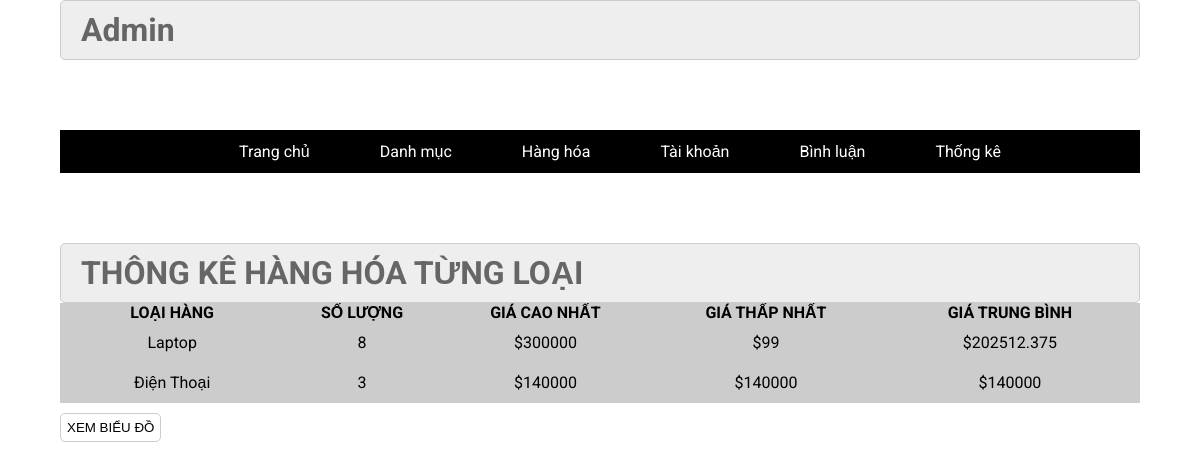
Before: /admin/index.php?act=thong_ke with the older database file.
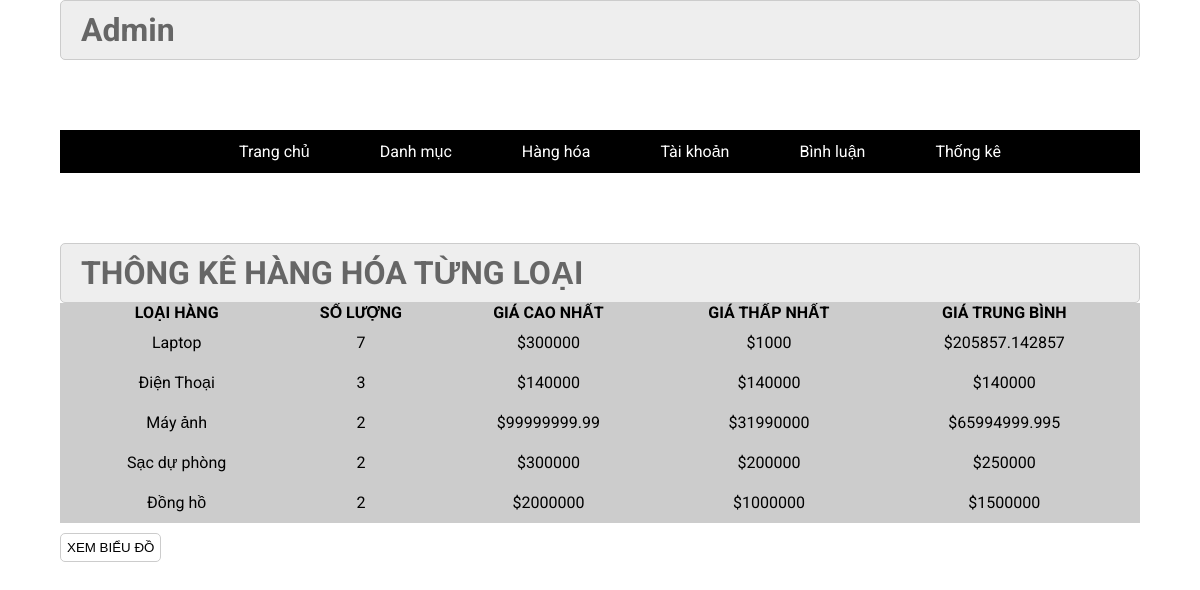
After: the same page with the newer database file.
### tables this page shows
CREATE TABLE `danhmuc` (
  `id` int(11) NOT NULL,
  `name` varchar(255) NOT NULL
);

### model/pdo.php (called while the page is built, shortened)
<?php
function pdo_get_connection(){
    $servername = "localhost";
    $username = "root";
    $password = "";
    try {
        $conn = new PDO("mysql:host=$servername;dbname=duanmau", $username, $password);
        $conn->setAttribute(PDO::ATTR_ERRMODE, PDO::ERRMODE_EXCEPTION);
        return $conn;
    } catch(PDOException $e) {
        echo "Connection failed: " . $e->getMessage();
    }
}
function pdo_query($sql){
    $sql_args=array_slice(func_get_args(),1);
    try{
        $conn=pdo_get_connection();
        $stmt=$conn->prepare($sql);
        $stmt->execute($sql_args);
        $rows=$stmt->fetchAll();
        return $rows;
    }
    catch(PDOException $e){
        throw $e;
    }
    finally{
        unset($conn);
    }
}
?>

### model/thong_ke.php (called while the page is built)
<?php
function thong_ke_hanghoa_theo_loai(){
    $sql="SELECT danhmuc.id, danhmuc.name,
    COUNT(*) so_luong,
    MIN(sanpham.price) gia_min,
    MAX(sanpham.price) gia_max,
    AVG(sanpham.price) gia_avg
    FROM sanpham JOIN danhmuc
    ON sanpham.iddm=danhmuc.id
    GROUP by danhmuc.id, danhmuc.name";
    $kq=pdo_query($sql);
    return $kq;
}

### admin/thongkehanghoa/thong_ke.php (the view, shortened to what this page needs)
<div class="row2">
    <div class="row2 font_title">
        <h1>THÔNG KÊ HÀNG HÓA TỪNG LOẠI</h1>
    </div>
    <div class="row2 form_content ">
        <form action="#" method="POST">
            <div class="row2 mb10 formds_loai">
                <table>
                    <tr>
                        <th>LOẠI HÀNG</th>
                        <th>SỐ LƯỢNG</th>
                        <th>GIÁ CAO NHẤT</th>
                        <th>GIÁ THẤP NHẤT</th>
                        <th>GIÁ TRUNG BÌNH</th>
                    </tr>
                    <?php foreach ($thongke_hanghoa_theo_loai as $values) : extract($values)?>
                        <tr>
                            <td><?= $name ?></td>
                            <td><?= $so_luong ?></td>
                            <td>$<?= $gia_max ?></td>
                            <td>$<?= $gia_min ?></td>
                            <td>$<?= $gia_avg ?></td>
                        </tr>
                    <?php endforeach ?>
                </table>
            </div>
            <div class="row mb10 ">
                <a href="index.php?act=bieu_do_hang_hoa"> <input class="mr20" type="button" value="XEM BIỂU ĐỒ"></a>
            </div>
        </form>
    </div>
</div>

Changed rows visible on the page:
computed for danhmuc "Laptop": so_luong "8" → "7"; gia_min "99" → "1000"; gia_avg "202512.375" → "205857.142857"
added danhmuc: name "Máy ảnh", so_luong "2", gia_max "99999999.99", gia_min "31990000", gia_avg "65994999.995"
added danhmuc: name "Sạc dự phòng", so_luong "2", gia_max "300000", gia_min "200000", gia_avg "250000"
added danhmuc: name "Đồng hồ", so_luong "2", gia_max "2000000", gia_min "1000000", gia_avg "1500000"
